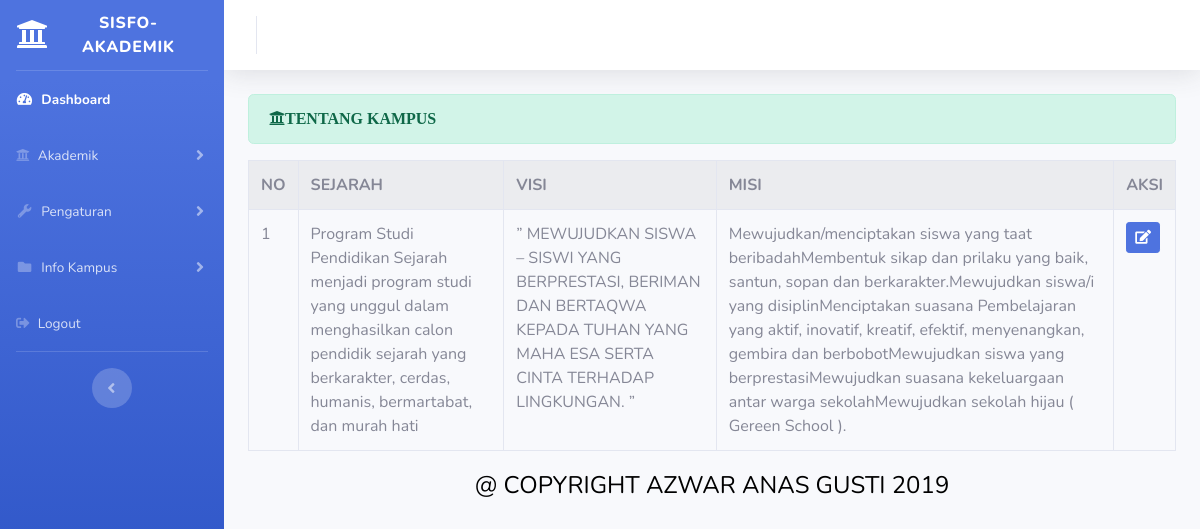
The app's page /index.php/administrator/tentang_kampus with its own data.
### tables this page shows
CREATE TABLE `tentang_kampus` (
  `id` int(11) NOT NULL,
  `sejarah` varchar(1000) NOT NULL,
  `visi` varchar(1000) NOT NULL,
  `misi` varchar(1000) NOT NULL
);

### application/controllers/administrator/tentang_kampus.php (called while the page is built, shortened)
<?php
class Tentang_kampus extends CI_Controller{
	public function index()
	{
		$data['tentang_kampus']  = $this->tentang_model->tampil_data('tentang_kampus')->result();
		$this->load->view('templates_administrator/header');
		$this->load->view('templates_administrator/sidebar');
		$this->load->view('administrator/tentang_kampus',$data);
		$this->load->view('templates_administrator/footer');
	}
}

### index.php (called while the page is built, shortened)
<?php
require_once BASEPATH.'core/CodeIgniter.php';

### application/models/tentang_model.php (called while the page is built, shortened)
<?php
class Tentang_model extends CI_model{
   public function tampil_data($table)
   {
   	return $this->db->get($table);
   }
}

### application/views/administrator/tentang_kampus.php (the view, shortened to what this page needs)
<div class="container-fluid">
	 <div class="alert alert-success" role="alert">
   <i class="fas fa-university">TENTANG KAMPUS </i>
       </div>
        <table class="table table-bordered table-hover table-striped">
<tr>
        	<th>NO</th>
        	<th>SEJARAH</th>
        	<th>VISI</th>
        	<th>MISI</th>
        	<th>AKSI</th>
        </tr>
    <?php
    $no = 1;
    foreach($tentang_kampus as $ttg) : ?>
        	<tr>
        		<td><?php echo $no++ ?></td>
        		<td><?php echo  $ttg->sejarah ?></td>
        		<td><?php echo  $ttg->visi ?></td>
        		<td><?php echo  $ttg->misi ?></td>
	            <td width="20px"><?php echo anchor('administrator/tentang_kampus/update/'. $ttg->id,'<div class="btn btn-sm btn-primary"><i class="fa fa-edit"></i></div>') ?></td>
        	</tr>
        <?php endforeach; ?>
        </table>
</div>

### records on screen
tentang_kampus: sejarah "Program Studi Pendidikan Sejarah menjadi program studi yang unggul dalam menghasilkan calon pendidik sejarah yang berkarakter, cerdas, humanis, bermartabat, dan murah hati", visi "” MEWUJUDKAN SISWA – SISWI YANG BERPRESTASI, BERIMAN DAN BERTAQWA KEPADA TUHAN YANG MAHA ESA SERTA CINTA TERHADAP LINGKUNGAN. ”", misi "Mewujudkan/menciptakan siswa yang taat beribadahMembentuk sikap dan prilaku yang baik, santun, sopan dan berkarakter.Mewujudkan siswa/i yang disiplinMenciptakan suasana Pembelajaran yang aktif, inovatif, kreatif, efektif, menyenangkan, gembira dan berbobotMewujudkan siswa yang berprestasiMewujudkan suasana kekeluargaan antar warga sekolahMewujudkan sekolah hijau ( Gereen School )."
